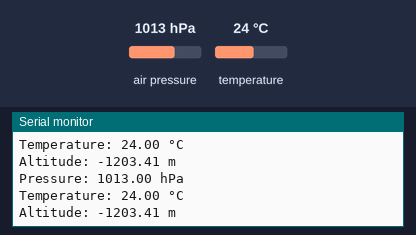
This sketch was run on a simulated Arduino Uno, built with avr-gcc and run on an emulated ATmega328P. Shown: the last lines printed to the serial monitor. Inputs (shaded band) come from the test bench; at power-on: air pressure 1013 hPa, temperature 24 °C.

Above: at 2.3 s.
2.4 s: air pressure set to 952 hPa
At 3.7 s:
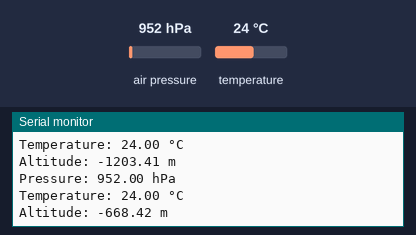
3.9 s: temperature set to 12 °C
At 5.0 s:
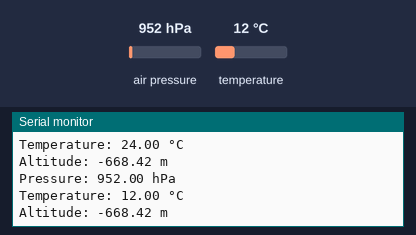
5.4 s: air pressure set to 975 hPa
At 7.2 s:
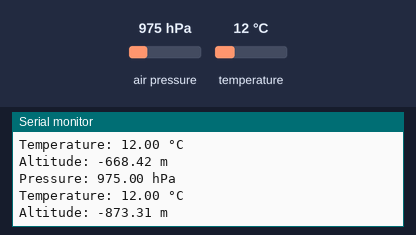
Timing chart, 0 to 8.7 s (numbered marks = the images above; inputs shaded):
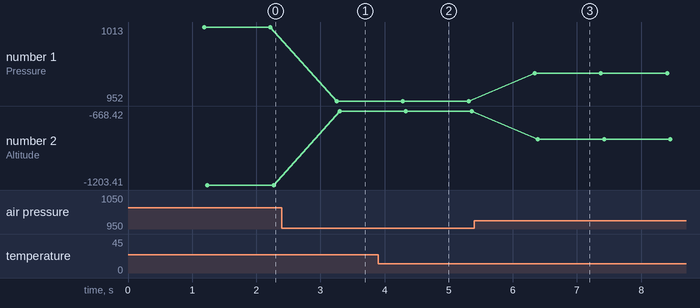

Measured:
- after the input at 2.4 s, the serial monitor: prints a new line after 0.85 s (image 1)
- after the input at 3.9 s, the serial monitor: prints a new line after 0.41 s (image 2)
- after the input at 5.4 s, the serial monitor: prints a new line after 0.94 s (image 3)
- plotted number 1: 1013 → 952 after the input at 2.4 s, 952 → 975 after the input at 5.4 s
- plotted number 2: -1203.41 → -668.42 after the input at 2.4 s, -668.42 → -873.31 after the input at 5.4 s

The sketch:

BMP085_Pressure_Sensor.ino
```cpp
#include <Wire.h>
#include <Adafruit_Sensor.h>
#include <Adafruit_BMP085.h>

/* This driver uses the Adafruit unified sensor library (Adafruit_Sensor),
 which provides a common 'type' for sensor data and some helper functions.
 To use this driver you will also need to download the Adafruit_Sensor
 library and include it in your libraries folder.

 You should also assign a unique ID to this sensor for use with
 the Adafruit Sensor API so that you can identify this particular
 sensor in any data logs, etc. To assign a unique ID, simply
 provide an appropriate value in the constructor below (12345
 is used by default in this example).

 History
 =======
 2013/JUN/17 - Updated altitude calculations (KTOWN)
 2013/FEB/13 - First version (KTOWN)
 */

Adafruit_BMP085_Unified bmp = Adafruit_BMP085_Unified(12345);

// Displays some basic information on this sensor from the unified sensor API sensor_t type
// (see Adafruit_Sensor for more information)
void displaySensorDetails() {
    sensor_t sensor;
    bmp.getSensor(&sensor);
    Serial.println("------------------------------------");
    Serial.print ("Sensor: ");
    Serial.println(sensor.name);
    Serial.print ("Driver Ver: ");
    Serial.println(sensor.version);
    Serial.print ("Unique ID: ");
    Serial.println(sensor.sensor_id);
    Serial.print ("Max Value: ");
    Serial.print(sensor.max_value);
    Serial.println(" hPa");
    Serial.print ("Min Value: ");
    Serial.print(sensor.min_value);
    Serial.println(" hPa");
    Serial.print ("Resolution: ");
    Serial.print(sensor.resolution);
    Serial.println(" hPa");
    Serial.println("------------------------------------");
    Serial.println();
    delay(500);
}

void setup() {
    Serial.begin(9600);
    delay(500);
    Serial.println("=== BMP085 Pressure Sensor Test ==="); Serial.println();

    // Initialise the sensor
    if (!bmp.begin()) {
        Serial.print("No BMP085 detected... Check your wiring or I2C ADDR");
        while (true) {;}
    }

    // Display some basic information on this sensor
    displaySensorDetails();
}


void loop() {
    // Get a new sensor event
    sensors_event_t event;
    bmp.getEvent(&event);

    // Display the results (barometric pressure is measure in hPa)
    if (event.pressure) {
        // Display atmospheric pressue in hPa
        Serial.print("Pressure: ");
        Serial.print(event.pressure);
        Serial.println(" hPa");

        /* Calculating altitude with reasonable accuracy requires pressure
        * sea level pressure for your position at the moment the data is
        * converted, as well as the ambient temperature in degress
        * celcius. If you don't have these values, a 'generic' value of
        * 1013.25 hPa can be used (defined as SENSORS_PRESSURE_SEALEVELHPA
        * in sensors.h), but this isn't ideal and will give variable
        * results from one day to the next.
        *
        * You can usually find the current SLP value by looking at weather
        * websites or from environmental information centers near any major
        * airport.
        *
        * For example, for Paris, France you can check the current mean
        * pressure and sea level at: http://bit.ly/16Au8ol */

        /* First we get the current temperature from the BMP085 */
        float temperature;
        bmp.getTemperature(&temperature);
        Serial.print("Temperature: ");
        Serial.print(temperature);
        Serial.println(" °C");

        /* Then convert the atmospheric pressure, SLP and temp to altitude */
        /* Update this next line with the current SLP for better results */
        // float seaLevelPressure = SENSORS_PRESSURE_SEALEVELHPA;  // SENSORS_PRESSURE_SEALEVELHPA defined as 1013.25 hPa
        float seaLevelPressure = 880;  // hPa
        Serial.print("Altitude: ");
        Serial.print(bmp.pressureToAltitude(seaLevelPressure, event.pressure, temperature));
        Serial.println(" m");
        Serial.println();
    } else {
        Serial.println("Sensor error");
    }
    delay(1000);
}
```
